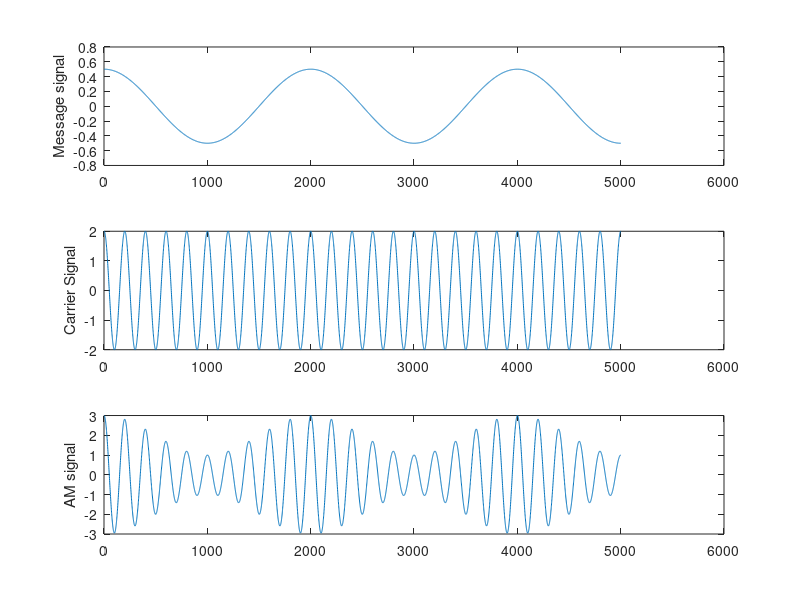

Recreate this plot in MATLAB.
amp_c=2; %carrier amplitude
freq_c=0.5; %carrier frequency
amp_m=.5; 
freq_m=.05; 
Fs=100; %Sampling Frequency

ka=1;%Amplitude Sensitivity

t=[0:1/Fs:50];
ct=amp_c*cos(2*pi*freq_c*t);
mt=amp_m*cos(2*pi*freq_m*t); 
AM=ct.*(1+ka*mt);

subplot(3,1,1);
plot(mt);
ylabel('Message signal');

subplot(3,1,2); 
plot(ct);
ylabel('Carrier Signal');

subplot(3,1,3); 
plot(AM);
ylabel('AM signal');

